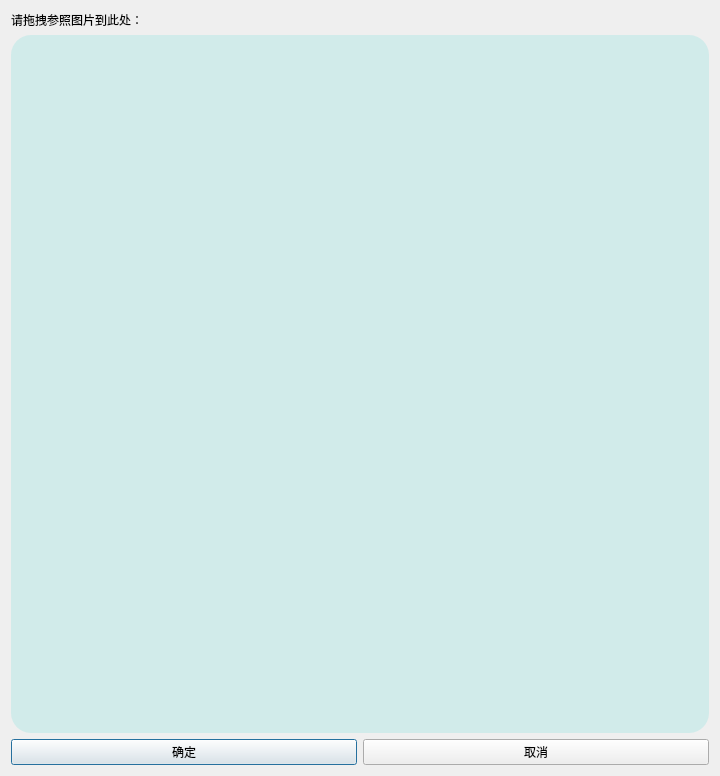
<?xml version="1.0" encoding="UTF-8"?>
<ui version="4.0">
 <class>Dialog</class>
 <widget class="QDialog" name="Dialog">
  <property name="geometry">
   <rect>
    <x>0</x>
    <y>0</y>
    <width>720</width>
    <height>776</height>
   </rect>
  </property>
  <property name="windowTitle">
   <string>选择参照图片</string>
  </property>
  <property name="windowIcon">
   <iconset>
    <normaloff>icon/1.svg</normaloff>icon/1.svg</iconset>
  </property>
  <layout class="QHBoxLayout" name="horizontalLayout_2">
   <item>
    <layout class="QVBoxLayout" name="verticalLayout">
     <item>
      <widget class="QLabel" name="label">
       <property name="styleSheet">
        <string notr="true">QLabel {  
        color: rgb(85,85,85); /* 设置标签文本颜色 */ 
        font:12px \&quot;Microsoft YaHei\&quot;; 
        font-weight:bold; 
    }</string>
       </property>
       <property name="text">
        <string>请拖拽参照图片到此处：</string>
       </property>
      </widget>
     </item>
     <item>
      <widget class="CustomGraphicsView" name="graphicsView">
       <property name="enabled">
        <bool>true</bool>
       </property>
       <property name="styleSheet">
        <string notr="true">background-color: rgba(89, 217, 212, 50);
border-radius: 20px;</string>
       </property>
      </widget>
     </item>
     <item>
      <layout class="QHBoxLayout" name="horizontalLayout">
       <item>
        <widget class="QPushButton" name="pushButton">
         <property name="styleSheet">
          <string notr="true">QPushButton {
	background-color: rgba(47, 125, 238, 90);
        border-radius:3px; 
        min-height:30px; 
        min-width:60px; 
        font:13px \&quot;Microsoft YaHei\&quot;;
    }
QPushButton:hover {
        background-color:rgba(85, 255, 255, 50);
    }
QPushButton:pressed {
  background-color:rgba(90,216,212,50);
  color:rgb(40,92,90);
    }</string>
         </property>
         <property name="text">
          <string>确定</string>
         </property>
        </widget>
       </item>
       <item>
        <widget class="QPushButton" name="pushButton_2">
         <property name="styleSheet">
          <string notr="true">QPushButton {
	background-color: rgba(47, 125, 238, 90);
        border-radius:3px; 
        min-height:30px; 
        min-width:60px; 
        font:13px \&quot;Microsoft YaHei\&quot;;
    }
QPushButton:hover {
        background-color:rgba(85, 255, 255, 50);
    }
QPushButton:pressed {
  background-color:rgba(90,216,212,50);
  color:rgb(40,92,90);
    }</string>
         </property>
         <property name="text">
          <string>取消</string>
         </property>
        </widget>
       </item>
      </layout>
     </item>
    </layout>
   </item>
  </layout>
 </widget>
 <customwidgets>
  <customwidget>
   <class>CustomGraphicsView</class>
   <extends>QGraphicsView</extends>
   <header>CustomGraphicsView.h</header>
  </customwidget>
 </customwidgets>
 <resources/>
 <connections>
  <connection>
   <sender>pushButton</sender>
   <signal>clicked()</signal>
   <receiver>Dialog</receiver>
   <slot>accept()</slot>
   <hints>
    <hint type="sourcelabel">
     <x>160</x>
     <y>747</y>
    </hint>
    <hint type="destinationlabel">
     <x>7</x>
     <y>739</y>
    </hint>
   </hints>
  </connection>
  <connection>
   <sender>pushButton_2</sender>
   <signal>clicked()</signal>
   <receiver>Dialog</receiver>
   <slot>reject()</slot>
   <hints>
    <hint type="sourcelabel">
     <x>615</x>
     <y>745</y>
    </hint>
    <hint type="destinationlabel">
     <x>714</x>
     <y>723</y>
    </hint>
   </hints>
  </connection>
 </connections>
</ui>
